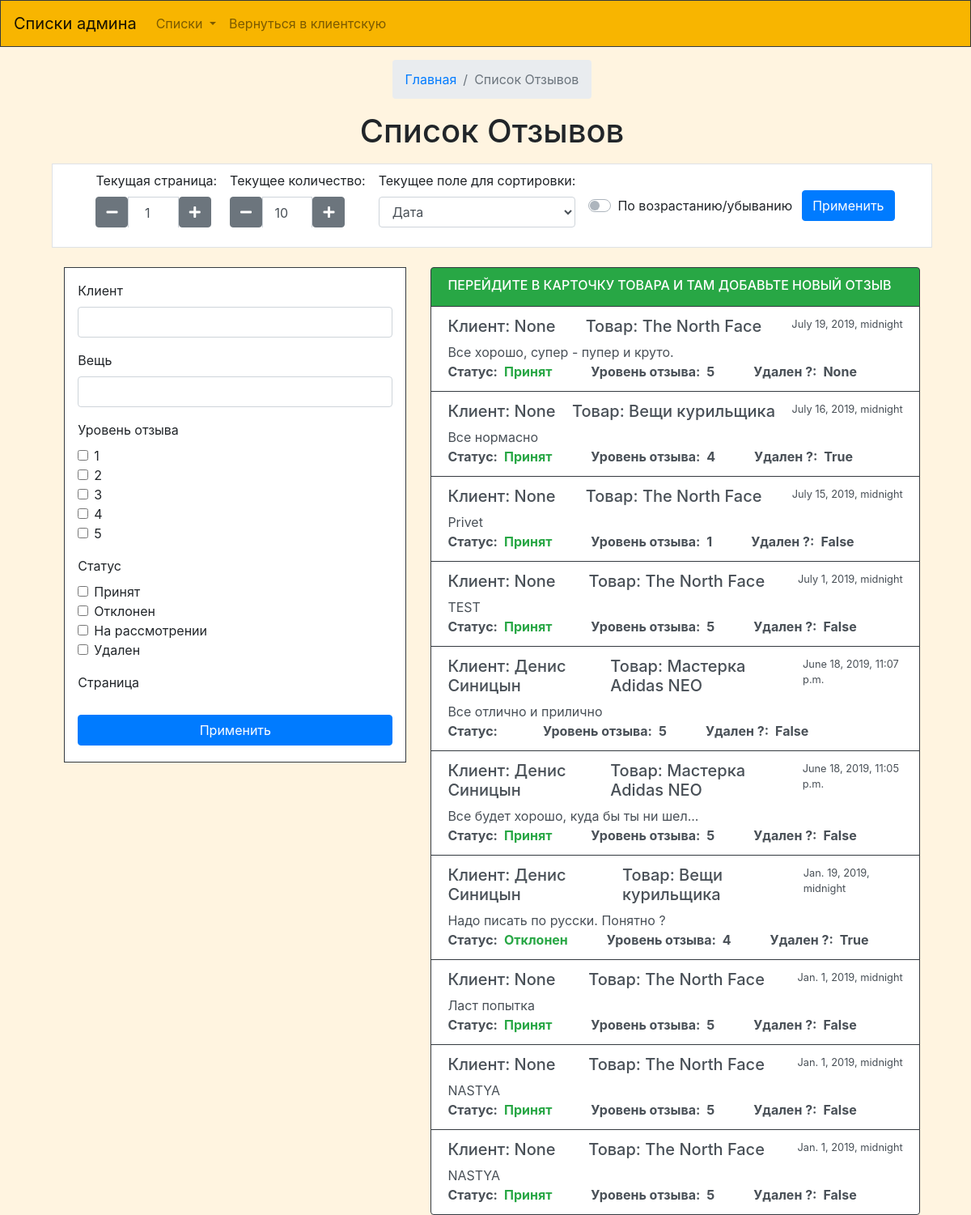
The app's page /admnotzivi/ (signed in) with its own data.
### firstapp/models.py (models this page shows)
class Otziv (models.Model):
    Opisanie = models.TextField(db_index=True)
    zvezdi = models.IntegerField()
    Person = models.ForeignKey(Person, on_delete=models.CASCADE, null=True)
    Tovar = models.ForeignKey(Tovar, on_delete=models.CASCADE, null=True)
    date = models.DateTimeField(null=True)
    Set = models.ForeignKey(Set, on_delete=models.CASCADE, null=True)
    Status = models.TextField()
    delete = models.BooleanField(null=True)
    Otvet = models.TextField(null=True)
    nameperson = models.TextField(null=True)

### firstapp/views.py (the view)
# urls.py: path('admnotzivi/', views.AdminspisokOtz),
def AdminspisokOtz(req):
    if not req.user.is_authenticated:
        return HttpResponseRedirect('/auto/')
    if req.user.person.Status != "Админ":
        return HttpResponseRedirect('/main/')
    otz = adminOtzivi(req)
    dannye = otz.GetOtz()
    return render (req,"Bot_spispok-otz.html", context=dannye )

### firstapp/form.py
class FormOtzivi(forms.Form):
    Client = forms.CharField(required=False)
    Vesh = forms.CharField(required=False)
    one = forms.BooleanField(required=False, widget=forms.CheckboxInput(attrs={'id': 'defaultCheck4'}))
    two = forms.BooleanField(required=False, widget=forms.CheckboxInput(attrs={'id': 'defaultCheck5'}))
    three = forms.BooleanField(required=False, widget=forms.CheckboxInput(attrs={'id': 'defaultCheck6'}))
    fo = forms.BooleanField(required=False, widget=forms.CheckboxInput(attrs={'id': 'defaultCheck7'}))
    five = forms.BooleanField(required=False, widget=forms.CheckboxInput(attrs={'id': 'defaultCheck8'}))
    ok = forms.BooleanField(required=False, widget=forms.CheckboxInput(attrs={'id': 'defaultCheck1'}))
    no = forms.BooleanField(required=False, widget=forms.CheckboxInput(attrs={'id': 'defaultCheck2'}))
    wtf = forms.BooleanField(required=False, widget=forms.CheckboxInput(attrs={'id': 'defaultCheck3'}))
    delete = forms.BooleanField(required=False, widget=forms.CheckboxInput(attrs={'id': 'defaultCheck9'}))
    kolich = forms.IntegerField(required=False, initial=10)

class SortOtz(forms.Form):
    sort = forms.ChoiceField(required=True, choices=(('date','Дата'),('zvezdi','Рейтинг')))
    sortingType = forms.BooleanField(required=False, widget=forms.CheckboxInput())
    str = forms.IntegerField(initial=1, min_value=1, widget=forms.NumberInput(attrs={'value': '1'}))
    kolich = forms.IntegerField(initial=10, min_value=1, widget=forms.NumberInput(attrs={'value': '10'}))

### firstapp/Shifr.py (called while the page is built)
    def ProverNone(self,*args, Vozvrat = True, slov={}):
        vozvrat = {}
        if Vozvrat == True:
            for ar in args:
                vozvrat[ar.Value] = slov.get(ar.Value, ar.Ret)
        else:
            for ar in args:
                if slov.get(ar.Value) != None:
                    vozvrat[ar.Value] = slov.get(ar.Value)
        return vozvrat

    def ProverZnackMass(self, *args, slov={}):
        mass = []
        for ar in args:
            if slov.get(ar.znack) == ar.proverka:
                mass.append(ar.value)
        return mass

### templates/Bot_spispok-otz.html (shortened to what this page needs)
{% extends "Bot_base.html" %}
{% load staticfiles %}
{% load widget_tweaks %}
{% block main %}
<div class="ml-3 mt-3 d-flex flex-column align-items-center">
    <nav aria-label="breadcrumb">
        <ol class="breadcrumb">
            <li class="breadcrumb-item"><a href="#">Главная</a></li>
            <li class="breadcrumb-item active" aria-current="page">Список Отзывов</li>
        </ol>
    </nav>
    <h1 class="mb-3">Список Отзывов</h1>
	<form action="/admnotzivi/" method="GET">
				<div class="d-flex bg-white border mb-4 p-2 justify-content-center align-items-center">
					<div class="form-group ml-2 mr-2">
                        <label for="id_str" >Текущая страница: {{zapros.str}}</label>
						<div class='btn-spn btn-spn-lg input-group'>
						  <span class='input-group-btn'>
							<button
							  class='btn btn-secondary btn-spn-down'
							  type='button'><i class="fa fa-minus"></i></button>
						  </span>
						  {{formsort.str|add_class:"btn-spn-input form-control text-center"}}
						  <span class='input-group-btn'>
							<button
							  class='btn btn-secondary btn-spn-up'
							  type='button'><i class="fa fa-plus"></i></button>
						  </span>
						</div>
					</div>
					<div class="form-group ml-2 mr-2">
                        <label for="id_kolich" >Текущее количество: {{zapros.kolich}}</label>
						<div class='btn-spn btn-spn-lg input-group'>
						  <span class='input-group-btn'>
							<button
							  class='btn btn-secondary btn-spn-down'
							  type='button'><i class="fa fa-minus"></i></button>
						  </span>
						  {{formsort.kolich|add_class:"btn-spn-input form-control text-center"}}
						  <span class='input-group-btn'>
							<button
							  class='btn btn-secondary btn-spn-up'
							  type='button'><i class="fa fa-plus"></i></button>
						  </span>
						</div>
					</div>
                    <div class="form-group ml-2 mr-2">
                        <label for="id_sort" >Текущее поле для сортировки: {{zapros.sort}}</label>
                        {{formsort.sort|add_class:"form-control"}}
                    </div>
                    <div class="custom-control ml-2 mr-2 custom-switch">
						 <label class="custom-control-label" for="id_sortingType">По возрастанию/убыванию</label>
                    </div>
                    <div class="d-flex ml-1 flex-column">
                        <button type="submit" class="btn btn-primary mt-1 mb-1">Применить</button>
                    </div>
				</div>
    <div class="container">
        <div class="row justify-content-center">
            <div class=" mb-4 col-xl-5 col-lg-5 ">
                <div class=" border p-3 border border-dark bg-white">
                        <div class="form-group">
                            <label for="exampleFormControlInput1">Клиент</label>
							{{form.Client|add_class:"form-control"}}
                        </div>
                        <div class="form-group">
                            <label for="exampleFormControlInput1">Вещь</label>
                            {{form.Vesh|add_class:"form-control"}}
                        </div>
						<div class="form-group">
                            <label for="exampleFormControlInput1">Уровень отзыва</label>
                            <div class="form-check">
                                {{form.one|add_class:"form-check-input"}}
                                <label class="form-check-label" for="defaultCheck4">
                                    1
                                </label>
                            </div>
                            <div class="form-check">
                                {{form.two|add_class:"form-check-input"}}
                                <label class="form-check-label" for="defaultCheck5">
                                    2
                                </label>
                            </div>
                            <div class="form-check">
                                {{form.three|add_class:"form-check-input"}}
                                <label class="form-check-label" for="defaultCheck6">
                                    3
                                </label>
                            </div>
							<div class="form-check">
                                {{form.fo|add_class:"form-check-input"}}
                                <label class="form-check-label" for="defaultCheck7">
                                    4
                                </label>
                            </div>
							<div class="form-check">
                               {{form.five|add_class:"form-check-input"}}
                                <label class="form-check-label" for="defaultCheck8">
                                    5
                                </label>
                            </div>
                        </div>
                        <div class="form-group">
                            <label for="exampleFormControlInput1">Статус</label>
                            <div class="form-check">
                                {{form.ok|add_class:"form-check-input"}}
                                <label class="form-check-label" for="defaultCheck1">
                                    Принят
                                </label>
                            </div>
                            <div class="form-check">
                                {{form.no|add_class:"form-check-input"}}
                                <label class="form-check-label" for="defaultCheck2">
                                    Отклонен
                                </label>
                            </div>
                            <div class="form-check">
                                {{form.wtf|add_class:"form-check-input"}}
                                <label class="form-check-label" for="defaultCheck3">
                                    На рассмотрении
                                </label>
                            </div>
							<div class="form-check">
                                {{form.delete|add_class:"form-check-input"}}
                                <label class="form-check-label" for="defaultCheck9">
                                    Удален
                                </label>
                            </div>
                        </div>
						<div class="form-group">
							<label >Страница</label>
						</div>
                        <div class="d-flex flex-column">
                            <button id="poihali" type="submit" class="btn btn-primary mt-1 mb-1">Применить</button>
                        </div>
                    </form>
                </div>
            <div class="col-xl-7 col-lg-7 ">
                <div class="list-group ">
                    <a  class="list-group-item list-group-item-action flex-column align-items-start bg-success border border-dark">
                        <div class="d-flex w-100">
                            <h6 class="mb-1 text-uppercase text-white">Перейдите в карточку товара и там добавьте новый отзыв</h6>
                        </div>
                    </a>
					{% for otz in otzivi %}
                <a href="/admnotziv/{{otz.id}}" class="list-group-item list-group-item-action flex-column align-items-start border border-dark">
                    <div class="d-flex w-100 justify-content-between">
                        <h5 class="mb-1">Клиент: {{otz.Person__name}}</h5>
						<h5 class="mb-1">Товар: {{otz.Tovar__name}}</h5>
                        <small>{{otz.date}}</small>
                    </div>
                    <div class=" text-justify  mt-1">
                        {{otz.Opisanie}}
                    </div>
					<div class="d-flex ">
						<div class="d-flex align-items-center font-weight-bold">
							<div>Статус:</div>
							<div class="ml-2 text-success">{{otz.Status}}</div>
						</div>
						<div class="d-flex align-items-center font-weight-bold ml-5">
								<div>Уровень отзыва:</div>
								<div class="ml-2">{{otz.zvezdi}}</div>
						</div>
						<div class="d-flex align-items-center font-weight-bold ml-5">
								<div>Удален ?:</div>
								<div class="ml-2">{{otz.delete}}</div>
						</div>
					</div>
                </a>
					{% endfor %}
                </div>
            </div>
{% endblock %}
{% block js %}
	<link rel="stylesheet" type="text/css" href="{% static "numberbootstrap/kss.css" %}"/ >
{% endblock %}

### records on screen
Otziv: Person__name "None", Tovar__name "The North Face", date "July 19, 2019, midnight", Opisanie "Все хорошо, супер - пупер и круто.", Status "Принят", zvezdi "5", delete "None"
Otziv: Person__name "None", Tovar__name "Вещи курильщика", date "July 16, 2019, midnight", Opisanie "Все нормасно", Status "Принят", zvezdi "4", delete "True"
Otziv: Person__name "None", Tovar__name "The North Face", date "July 15, 2019, midnight", Opisanie "Privet", Status "Принят", zvezdi "1", delete "False"
Otziv: Person__name "None", Tovar__name "The North Face", date "July 1, 2019, midnight", Opisanie "TEST", Status "Принят", zvezdi "5", delete "False"
Otziv: Person__name "Денис Синицын", Tovar__name "Мастерка Adidas NEO", date "June 18, 2019, 11:07 p.m.", Opisanie "Все отлично и прилично", zvezdi "5", delete "False"
Otziv: Person__name "Денис Синицын", Tovar__name "Мастерка Adidas NEO", date "June 18, 2019, 11:05 p.m.", Opisanie "Все будет хорошо, куда бы ты ни шел...", Status "Принят", zvezdi "5", delete "False"
Otziv: Person__name "Денис Синицын", Tovar__name "Вещи курильщика", date "Jan. 19, 2019, midnight", Opisanie "Надо писать по русски. Понятно ?", Status "Отклонен", zvezdi "4", delete "True"
Otziv: Person__name "None", Tovar__name "The North Face", date "Jan. 1, 2019, midnight", Opisanie "Ласт попытка", Status "Принят", zvezdi "5", delete "False"
Otziv: Person__name "None", Tovar__name "The North Face", date "Jan. 1, 2019, midnight", Opisanie "NASTYA", Status "Принят", zvezdi "5", delete "False"
Otziv: Person__name "None", Tovar__name "The North Face", date "Jan. 1, 2019, midnight", Opisanie "NASTYA", Status "Принят", zvezdi "5", delete "False"
